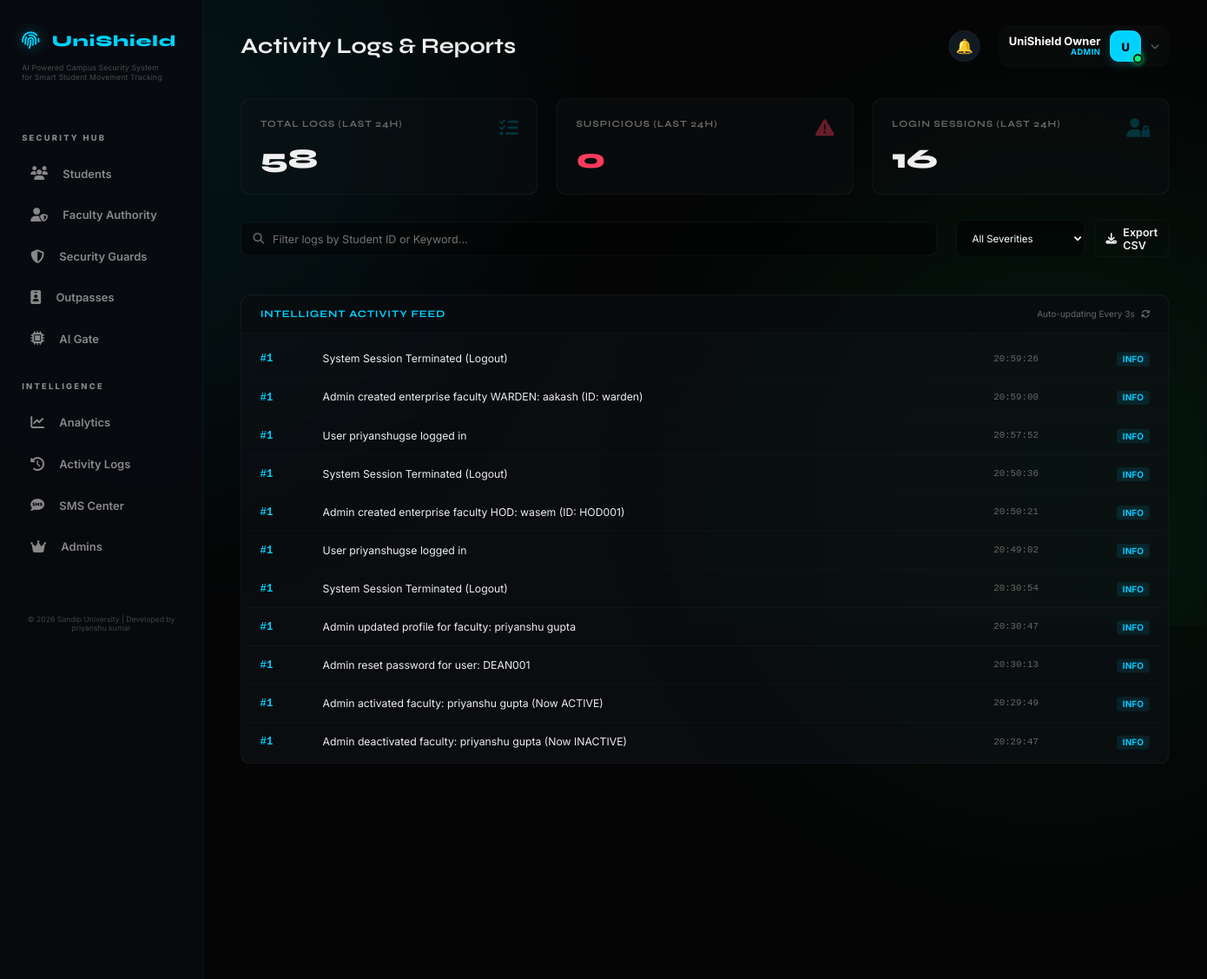
Page /admin/reports?user_id=1 (signed in, upper part) on the earlier database version.
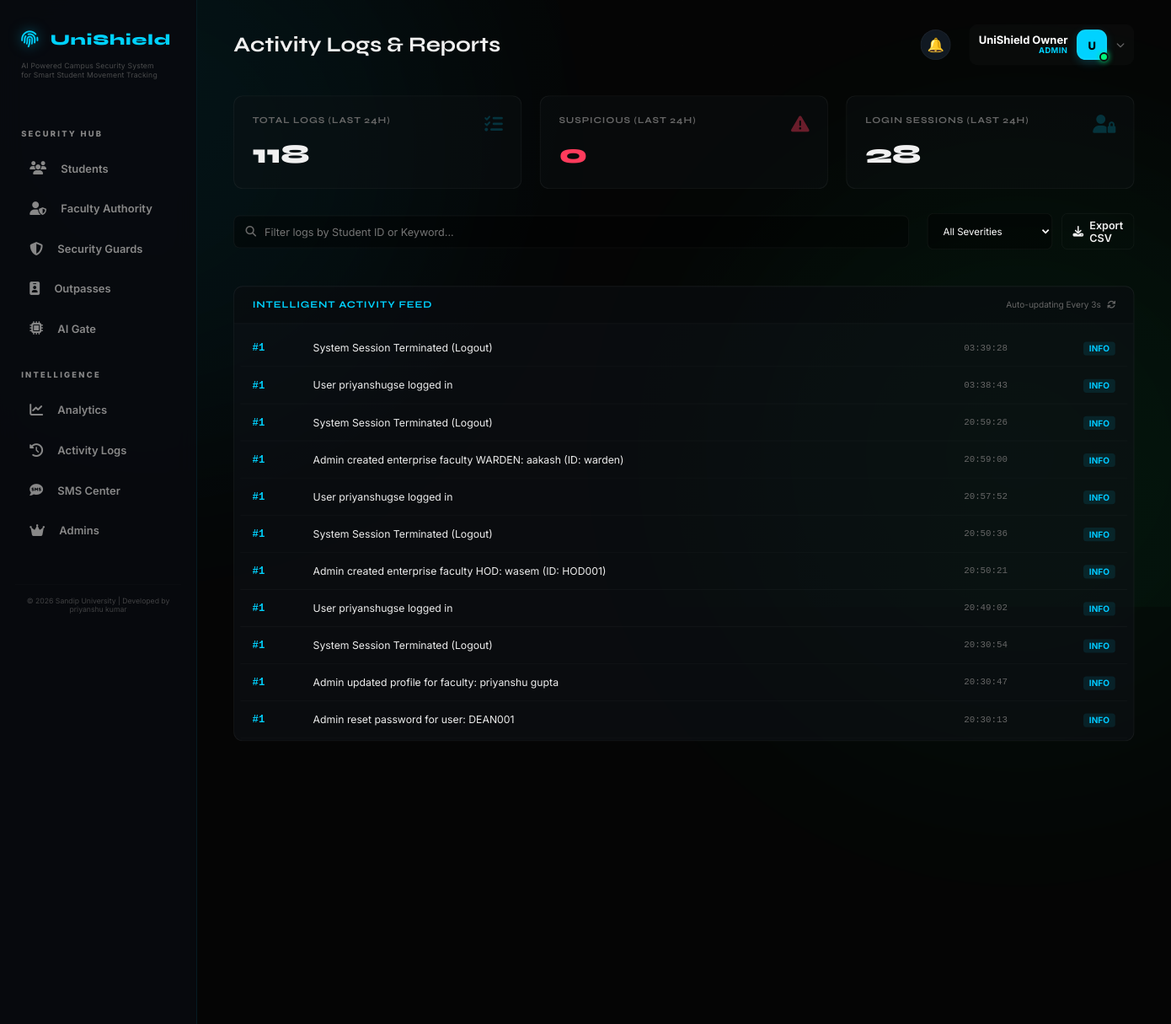
Same page on the later database version.
### models/log.py (models this page shows)
class ActivityLog(db.Model):
    __tablename__ = 'activity_logs'
    id = db.Column(db.Integer, primary_key=True)
    user_id = db.Column(db.Integer, db.ForeignKey('users.id'))
    action = db.Column(db.String(200), nullable=False)
    description = db.Column(db.Text)
    ip_address = db.Column(db.String(45))
    severity = db.Column(db.String(20), default='info')  # info|warning|critical
    timestamp = db.Column(db.DateTime, default=datetime.utcnow)
    user = db.relationship('User', backref=db.backref('activities', lazy=True))

### routes/admin.py (the view)
@admin_bp.route('/reports')
@login_required
@admin_required
def reports():
    last_24h = datetime.utcnow() - timedelta(hours=24)
    total_24h = ActivityLog.query.filter(ActivityLog.timestamp >= last_24h).count()
    suspicious = ActivityLog.query.filter(ActivityLog.timestamp >= last_24h, ActivityLog.action.ilike('%blacklist%')).count()
    logins = ActivityLog.query.filter(ActivityLog.timestamp >= last_24h, ActivityLog.action.ilike('%login%')).count()
    target_user = request.args.get('user_id')
    query = ActivityLog.query
    if target_user:
        query = query.filter_by(user_id=target_user)
    all_logs = query.order_by(ActivityLog.timestamp.desc()).all()
    return render_template('admin/reports.html',
                         logs=all_logs,
                         total_today=total_24h,
                         suspicious_count=suspicious,
                         login_count=logins)

### routes/admin.py (called while the page is built)
def admin_required(f):
    @wraps(f)
    def decorated_function(*args, **kwargs):
        if not current_user.is_authenticated or current_user.role != 'admin':
            flash('Admin access required', 'danger')
            return redirect(url_for('auth.login'))
        return f(*args, **kwargs)
    return decorated_function

### templates/admin/reports.html (shortened to what this page needs)
{% extends "base.html" %}
{% block page_title %}Activity Logs & Reports{% endblock %}
{% block content %}
<div class="reports-summary-grid">
    <div class="summary-card">
        <i class="fas fa-list-check"></i>
        <h4>Total Logs (Last 24h)</h4>
        <div class="value" id="summary-total">{{ total_today }}</div>
    </div>
    <div class="summary-card suspicious">
        <i class="fas fa-triangle-exclamation"></i>
        <h4>Suspicious (Last 24h)</h4>
        <div class="value" id="summary-suspicious">{{ suspicious_count }}</div>
    </div>
    <div class="summary-card">
        <i class="fas fa-user-lock"></i>
        <h4>Login Sessions (Last 24h)</h4>
        <div class="value" id="summary-logins">{{ login_count }}</div>
    </div>
</div>
<div class="reports-layout">
    <div class="controls-bar">
        <div class="search-box">
            <i class="fas fa-search"></i>
            <input type="text" id="logSearch" placeholder="Filter logs by Student ID or Keyword...">
        </div>
        <div class="filter-group">
            <select class="filter-select" id="severityFilter">
                <option value="all">All Severities</option>
            </select>
            <a href="{{ url_for('admin.export', type='logs', format='csv') }}" class="btn btn-ghost"><i class="fas fa-download"></i> Export CSV</a>
        </div>
    </div>
    <div class="logs-container">
        <div class="logs-header">
            <h3 style="font-size: 0.8rem; letter-spacing: 1px; color: var(--accent);">INTELLIGENT ACTIVITY FEED</h3>
            <div style="font-size: 0.7rem; color: var(--text-muted);">Auto-updating Every 3s <i class="fas fa-sync fa-spin" style="margin-left: 5px;"></i></div>
        </div>
        <div class="logs-scroll" id="logs-feed">
            {% for log in logs %}
            <div class="log-entry" data-id="{{ log.id }}" data-severity="{{ 'CRITICAL' if 'blacklist' in log.action.lower() else 'INFO' }}">
                <div class="log-id">#{{ log.user_id if log.user_id else 'SYS' }}</div>
                <div class="log-action">{{ log.action }}</div>
                <div class="log-time">{{ log.timestamp.strftime('%H:%M:%S') }}</div>
                <div class="log-severity">
                    {% if 'blacklist' in log.action.lower() %}
                    <span class="badge-sev critical">CRITICAL</span>
                    {% else %}
                    <span class="badge-sev info">INFO</span>
                    {% endif %}
                </div>
            </div>
            {% endfor %}
        </div>
    </div>
</div>
{% endblock %}

Differences in the rows shown:
no longer on this page (row unchanged): ActivityLog: user "1", action "Admin activated faculty: priyanshu gupta (Now ACTIVE)", timestamp "20:29:49", shows "INFO"
no longer on this page (row unchanged): ActivityLog: user "1", action "Admin deactivated faculty: priyanshu gupta (Now INACTIVE)", timestamp "20:29:47", shows "INFO"
added ActivityLog: user "1", action "System Session Terminated (Logout)", timestamp "03:39:28", shows "INFO"
added ActivityLog: user "1", action "User priyanshugse logged in", timestamp "03:38:43", shows "INFO"
Other differences:
{{ total_today }}: "58" → "118"
{{ login_count }}: "16" → "28"
